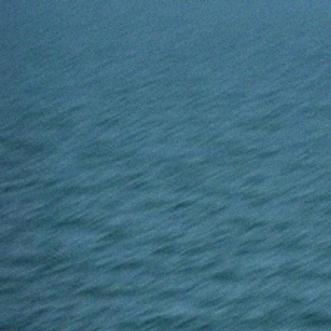
#> input picture Stage_01/data/normal_sea/baseline_split/DSC_0227_FA_6500_224x224_MB_GN_331x331_JPG.rf.46361c3a8b44ad3eb47f16f3cd7f8431.jpg, 331 x 331 px; its folder holds only this picture in this run
$ jupyter execute Stage_01_Pipeline.ipynb   (older library calls are emulated)
#> lines starting #> are read from the running program, lines starting #| are printed output that depends on the picture; after the words box and inside, x2 and y2 are one past the last pixel; in counts of white or black regions, pixels touching at a corner belong together
[cell 1]
# Imports and config
import cv2
import numpy as np
from skimage.segmentation import slic
from skimage.feature import graycomatrix, graycoprops
from pathlib import Path
import json

# Dataset paths
BASELINE_DIR = Path("data/normal_sea/baseline_split")     # used to build "what is normal water"
NEGATIVE_DIR = Path("data/normal_sea/heldout_split")       # held-out normal sea - never touched during baseline build
PRAWN_DIR    = Path("data/prawns")               # only the 42 deduplicated prawn images

IMG_SIZE = (512, 512)  # fixed resize since altitude/GSD isn't recoverable from prawn images

[cell 2]
# Pre-Processing Functions
def load_and_resize(path, size=IMG_SIZE):
#> called with size = (512, 512)
    img = cv2.imread(str(path))
#> img is the input picture: shape (331, 331, 3); mean B, G, R 128.5, 108.6, 63.2
    img = cv2.resize(img, size)
#> img: shape (512, 512, 3)
#> in to_lab, `return cv2.cvtColor(img_bgr, cv2.COLOR_BGR2LAB)`: returned value: shape (512, 512, 3); mean of channels 0, 1, 2 110.8, 118.3, 112.2
    return img

def suppress_glint(img_bgr, thresh=220, dilate_iter=2):
    """Masks out bright sun-glint pixels on the L channel."""
#> called with thresh = 220, dilate_iter = 2
    lab = cv2.cvtColor(img_bgr, cv2.COLOR_BGR2LAB)
    L = lab[:, :, 0]
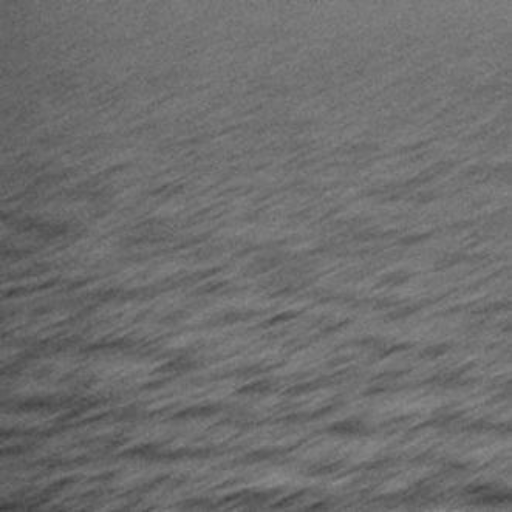
#> L: shape (512, 512); min 57, max 141, mean 110.8
    glint_mask = (L > thresh).astype(np.uint8)
#> glint_mask: shape (512, 512); every value is 0
    glint_mask = cv2.dilate(glint_mask, np.ones((5, 5), np.uint8), iterations=dilate_iter)
    return glint_mask  # 1 = glint, exclude from analysis

def to_lab(img_bgr):
    return cv2.cvtColor(img_bgr, cv2.COLOR_BGR2LAB)

def preprocess_image(path):
    """Full chain: load -> resize -> LAB -> glint mask."""
    img = load_and_resize(path)
    lab = to_lab(img)
    glint_mask = suppress_glint(img)
    return img, lab, glint_mask

[cell 3]
# SLIC + GLCM feature extraction
def extract_superpixel_features(img_lab, glint_mask, n_segments=200):
    """
    Runs SLIC on the L channel, then computes GLCM texture stats
    per superpixel — keeping true 2D spatial structure (this is the
    fix vs. the inherited flattened-1D bug).
    """
#> called with n_segments = 200
    L_channel = img_lab[:, :, 0]
    segments = slic(img_lab, n_segments=n_segments, compactness=10, start_label=1)
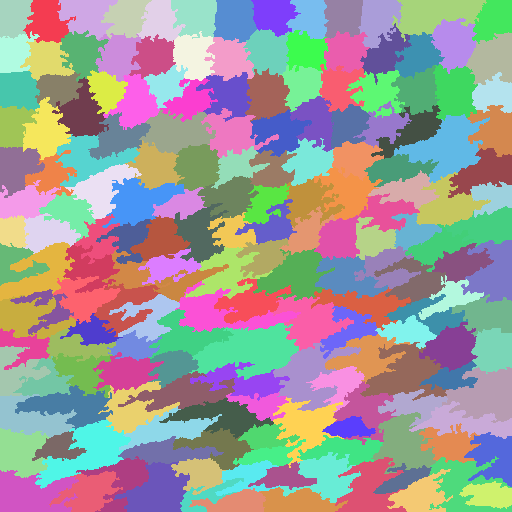
#> segments: shape (512, 512) int64; 179 distinct labels, from 1 to 179; one colour per label, 0 black

    features = []
    for seg_id in np.unique(segments):
        mask = segments == seg_id
        if glint_mask[mask].mean() > 0.5:
            continue  # skip glint-dominated superpixels entirely

        ys, xs = np.where(mask)
        y0, y1, x0, x1 = ys.min(), ys.max() + 1, xs.min(), xs.max() + 1
        patch = L_channel[y0:y1, x0:x1]  # real 2D patch, not flattened

        if patch.shape[0] < 2 or patch.shape[1] < 2:
            continue

        glcm = graycomatrix(patch, distances=[1], angles=[0], levels=256, symmetric=True, normed=True)
        contrast = graycoprops(glcm, 'contrast')[0, 0]
        homogeneity = graycoprops(glcm, 'homogeneity')[0, 0]
        energy = graycoprops(glcm, 'energy')[0, 0]

        features.append({
            "seg_id": int(seg_id),
            "bbox": (int(x0), int(y0), int(x1), int(y1)),
            "contrast": float(contrast),
            "homogeneity": float(homogeneity),
            "energy": float(energy),
        })
#> this loop made 179 passes
#> (y0, y1, x0, x1, contrast, homogeneity, energy) on passes 1 to 3: (0, 39, 0, 34, 2.6, 0.534, 0.137), (0, 43, 23, 76, 3.38, 0.502, 0.123), (0, 40, 57, 118, 3.27, 0.511, 0.12)
#> pass 1, in extract_superpixel_features, `mask = segments == seg_id`:
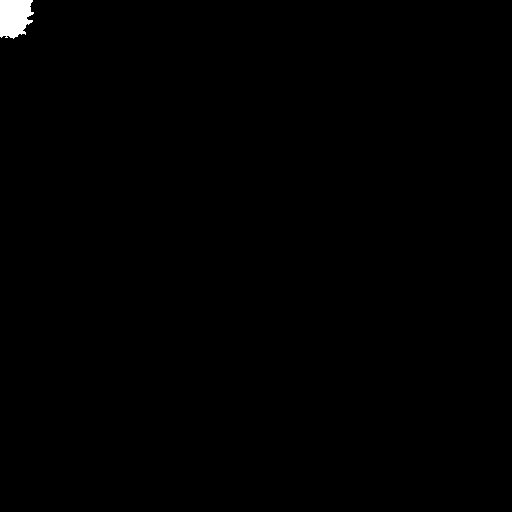
#> mask: shape (512, 512) bool; 0.41% white; 1 white region, box (x1, y1, x2, y2) and area: (0, 0, 34, 39) 1064
#> pass 1, in extract_superpixel_features, `patch = L_channel[y0:y1, x0:x1]`:
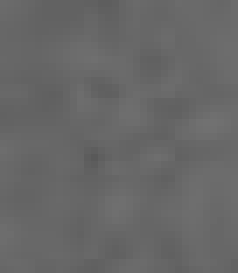
#> patch: shape (39, 34) (shown 7 times larger); min 89, max 113, mean 103.3
#> pass 2, in extract_superpixel_features, `mask = segments == seg_id`:
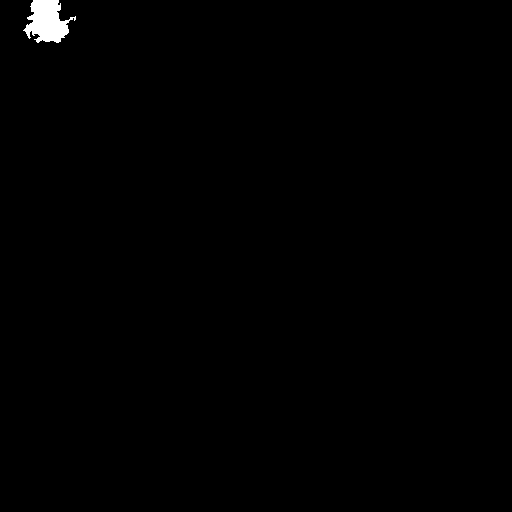
#> mask: shape (512, 512) bool; 0.52% white; 1 white region, box (x1, y1, x2, y2) and area: (23, 0, 76, 43) 1371
#> pass 2, in extract_superpixel_features, `patch = L_channel[y0:y1, x0:x1]`:
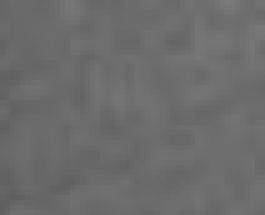
#> patch: shape (43, 53) (shown 5 times larger); min 93, max 122, mean 108
#> after the loop:
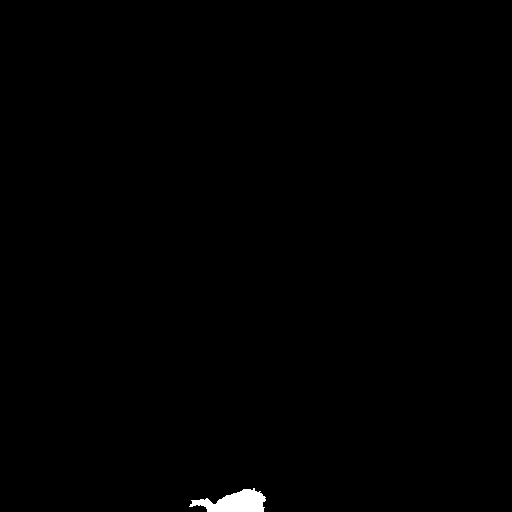
#> mask: shape (512, 512) bool; 0.42% white; 1 white region, box (x1, y1, x2, y2) and area: (189, 488, 266, 512) 1110
#> after the loop:
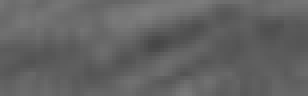
#> patch: shape (24, 77) (shown 4 times larger); min 71, max 127, mean 99
#> after the loop, features = 179 items
    return segments, features

[cell 4]
# Normal Water Baseline
baseline_stats = {"contrast": [], "homogeneity": [], "energy": []}

for path in BASELINE_DIR.glob("*.jpg"):
    img, lab, glint_mask = preprocess_image(path)
    _, feats = extract_superpixel_features(lab, glint_mask)
#> feats = 179 items
    for f in feats:
        baseline_stats["contrast"].append(f["contrast"])
        baseline_stats["homogeneity"].append(f["homogeneity"])
        baseline_stats["energy"].append(f["energy"])

baseline_ref = {k: (np.mean(v), np.std(v)) for k, v in baseline_stats.items()}
print("Baseline (mean, std):", baseline_ref)

[cell 5]
# Deviation scoring + detector runner
def score_region_deviation(feat, baseline_ref, z_thresh=2.5):
    z_scores = {
        k: abs(feat[k] - baseline_ref[k][0]) / (baseline_ref[k][1] + 1e-6)
        for k in ["contrast", "homogeneity", "energy"]
    }
    max_z = max(z_scores.values())
    return max_z > z_thresh, max_z

def run_detector(img_dir, baseline_ref, min_component_size=3):
    results = {}
    for path in Path(img_dir).glob("*.jpg"):
        img, lab, glint_mask = preprocess_image(path)
        segments, feats = extract_superpixel_features(lab, glint_mask)
        flagged = [f for f in feats if score_region_deviation(f, baseline_ref)[0]]
        # Only count as a detection if enough flagged superpixels form a real signal
        is_detected = len(flagged) >= min_component_size
        results[path.name] = {"n_flagged": len(flagged), "is_detected": is_detected, "flagged_regions": flagged}
    return results

[cell 6]
# Run on negative controls
negative_results = run_detector(NEGATIVE_DIR, baseline_ref)
false_positive_rate = np.mean([1 if r["is_detected"] else 0 for r in negative_results.values()])
print(f"False-positive rate on plume-free water: {false_positive_rate:.2%}")

[cell 7]
# Run on Prawn Positives
positive_results = run_detector(PRAWN_DIR, baseline_ref)

$ run again, on Stage_01/data/normal_sea/baseline_split/DSC_3223_FA_12080_224x224_HF_SSR_331x331_JPG.rf.108e3c41f18b870bb390dd4baa9f220e.jpg
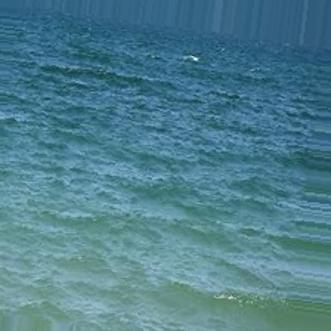
#> input picture Stage_01/data/normal_sea/baseline_split/DSC_3223_FA_12080_224x224_HF_SSR_331x331_JPG.rf.108e3c41f18b870bb390dd4baa9f220e.jpg, 331 x 331 px
#> in load_and_resize, img is the input picture: shape (331, 331, 3); mean B, G, R 142, 126.9, 77.3
#> img: shape (512, 512, 3)
#> in extract_superpixel_features, `segments = slic(img_lab, n_segments=n_segments, compactness=10, start_..`:
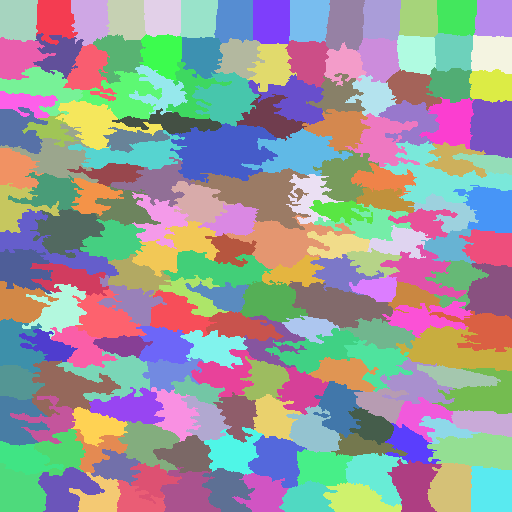
#> segments: shape (512, 512) int64; 177 distinct labels, from 1 to 177; one colour per label, 0 black
#> the loop in extract_superpixel_features, `for seg_id in np.unique(segments):` made 177 passes
#> (y0, y1, x0, x1, contrast, homogeneity, energy) on passes 1 to 3: (0, 42, 0, 38, 2.41, 0.694, 0.183), (0, 45, 36, 78, 4.37, 0.499, 0.101), (0, 46, 71, 110, 5.53, 0.409, 0.0799)
#> after the loop in extract_superpixel_features, `for seg_id in np.unique(segments):`:
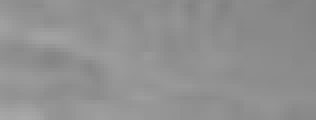
#> patch: shape (30, 79) (shown 4 times larger); min 130, max 168, mean 144.6
#> after the loop in extract_superpixel_features, `for seg_id in np.unique(segments):`: features = 177 items
